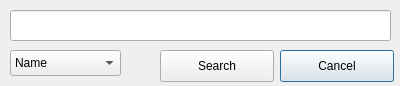
<?xml version="1.0" encoding="UTF-8"?>
<ui version="4.0">
 <class>finddlg</class>
 <widget class="QDialog" name="finddlg">
  <property name="geometry">
   <rect>
    <x>0</x>
    <y>0</y>
    <width>400</width>
    <height>86</height>
   </rect>
  </property>
  <property name="windowTitle">
   <string>Dialog</string>
  </property>
  <widget class="QLineEdit" name="lineEdit">
   <property name="geometry">
    <rect>
     <x>10</x>
     <y>10</y>
     <width>381</width>
     <height>31</height>
    </rect>
   </property>
  </widget>
  <widget class="QPushButton" name="pushButton">
   <property name="geometry">
    <rect>
     <x>280</x>
     <y>50</y>
     <width>114</width>
     <height>32</height>
    </rect>
   </property>
   <property name="text">
    <string>Cancel</string>
   </property>
  </widget>
  <widget class="QPushButton" name="pushButton_2">
   <property name="geometry">
    <rect>
     <x>160</x>
     <y>50</y>
     <width>114</width>
     <height>32</height>
    </rect>
   </property>
   <property name="text">
    <string>Search</string>
   </property>
  </widget>
  <widget class="QComboBox" name="comboBox">
   <property name="geometry">
    <rect>
     <x>10</x>
     <y>50</y>
     <width>111</width>
     <height>26</height>
    </rect>
   </property>
   <item>
    <property name="text">
     <string>Name</string>
    </property>
   </item>
   <item>
    <property name="text">
     <string>Author</string>
    </property>
   </item>
   <item>
    <property name="text">
     <string>ISBN</string>
    </property>
   </item>
   <item>
    <property name="text">
     <string>Quantity</string>
    </property>
   </item>
   <item>
    <property name="text">
     <string>Available</string>
    </property>
   </item>
   <item>
    <property name="text">
     <string>Student ID</string>
    </property>
   </item>
  </widget>
 </widget>
 <resources/>
 <connections/>
</ui>
